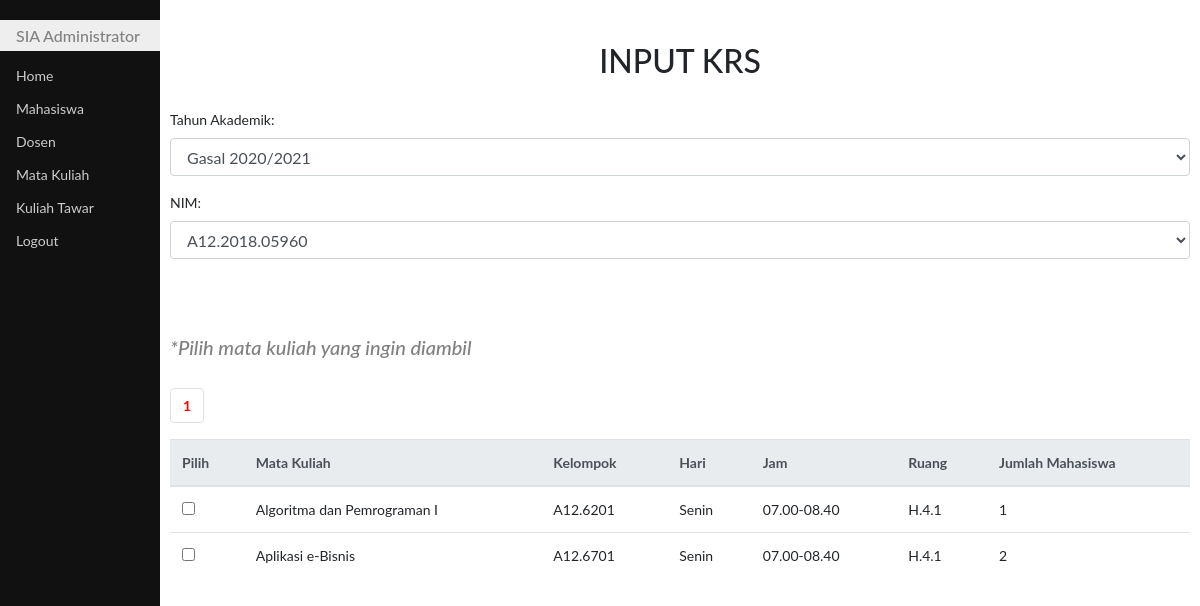
The app's page /addKRS.php with its own data.
### tables this page shows
CREATE TABLE `matkul` (
  `idmatkul` char(10) NOT NULL,
  `namamatkul` varchar(50) DEFAULT NULL,
  `sks` int(2) DEFAULT NULL,
  `jns` char(3) DEFAULT NULL,
  `smt` varchar(10) DEFAULT NULL
);

CREATE TABLE `kultawar` (
  `idkultawar` int(11) NOT NULL,
  `idmatkul` char(10) DEFAULT NULL,
  `npp` char(16) DEFAULT NULL,
  `klp` char(10) DEFAULT NULL,
  `hari` varchar(10) DEFAULT NULL,
  `jamkul` char(13) DEFAULT NULL,
  `ruang` char(6) DEFAULT NULL,
  `status` tinyint(1) NOT NULL
);

### addKRS.php (the view, shortened to what this page needs)
<!DOCTYPE html>
<html>
<head>
	<link rel="stylesheet" type="text/css" href="bootstrap4/css/bootstrap.css">
	<link rel="stylesheet" type="text/css" href="css/styleku.css">
    <link rel="stylesheet" href="https://use.fontawesome.com/releases/v5.7.0/css/all.css">
</head>
<body>
<?php
	require "fungsi.php";
	$jmlDataPerHal = 3;
	if (isset($_POST['cari'])){
		$cari=$_POST['cari'];
    	$sql="select * from matkul as m, dosen as d, kultawar as k where
                         k.idmatkul=m.idmatkul and k.npp = d.npp
                         having
                         namamatkul like'%$cari%' or
                         namadosen like '%$cari%'
                         order by m.namamatkul asc, d.namadosen asc";
	}else{
    	$sql="select * from matkul as m, dosen as d, kultawar as k where
                         k.idmatkul=m.idmatkul and k.npp = d.npp
				         order by m.namamatkul asc, d.namadosen asc";
	}
	$qry = mysqli_query($koneksi,$sql) or die(mysqli_error($koneksi));
	$jmlData = mysqli_num_rows($qry);
	$jmlHal = ceil($jmlData / $jmlDataPerHal);
	if (isset($_GET['hal'])){
		$halAktif=$_GET['hal'];
	}else{
		$halAktif=1;
	}
	$awalData=($jmlDataPerHal * $halAktif)-$jmlDataPerHal;
	$kosong=false;
	if (isset($_POST['cari'])){
		$cari=$_POST['cari'];
		$sql=" select * from matkul as m, dosen as d, kultawar as k where
                           k.idmatkul=m.idmatkul and k.npp = d.npp
                           having
                           namamatkul like'%$cari%' or
                           namadosen like '%$cari%'
                           order by m.namamatkul asc, d.namadosen asc
                           limit $awalData,$jmlDataPerHal";
	}else{
		$sql="select * from matkul as m, dosen as d, kultawar as k where
                          k.idmatkul=m.idmatkul and k.npp = d.npp
                          order by m.namamatkul asc, d.namadosen asc
                          limit $awalData,$jmlDataPerHal";
	}
	$hasil=mysqli_query($koneksi,$sql) or die(mysqli_error($koneksi));
?>
	<div class="utama">
		<br><br>
		<h2 class="text-center">INPUT KRS </h2>
		<br>
		<form id="faddTawar">
			<div class="form-group">
				<label for="thAkdm">Tahun Akademik: </label>
				<select class="form-control" name="thAkdm" id="thAkdm">
					<?php
					$thAkdm=array('Gasal 2020/2021','Genap 2020/2021');
					for($i=0;$i<count($thAkdm);$i++){
						echo "<option value=$thAkdm[$i]>$thAkdm[$i]";
					}
					?>
				</select>
			</div>
			<div class="form-group">
				<label for="nim">NIM:</label>
				<select class="form-control" name="nim" id="nim">
				<?php
				$sql="select nim, nim from mhs order by nim";
				$qry=mysqli_query($koneksi,$sql);
				while($hsl=mysqli_fetch_row($qry)){
					echo "<option value='".$hsl[0]."'>".$hsl[1];
				}
				?>
				</select>
			</div>
			</div>
<div class="utama">
	<i><h5 class="text-left" style="margin-top: 2cm; color: grey">*Pilih mata kuliah yang ingin diambil </h5></i>
	<br>
	<ul class="pagination">
		<?php
		for($i=1;$i<=$jmlHal;$i++){
			if ($i==$halAktif){
				echo "<li class='page-item'><a class='page-link' href=?hal=$i style='font-weight:bold;color:red;'>$i</a></li>";
			}else{
				echo "<li class='page-item'><a class='page-link' href=?hal=$i>$i</a></li>";
			}
		}
		?>
	</ul>
	<table class="table table-hover">
	<thead class="thead-light">
      <tr>
		<th>Pilih</th>
		<th>Mata Kuliah</th>
		<th>Kelompok</th>
		<th>Hari</th>
		<th>Jam</th>
		<th>Ruang</th>
		<th>Jumlah Mahasiswa</th>
	</thead>
	<tbody>
	<?php
		if ($kosong){
	?>
	<tr><th colspan="6">
	<div class="alert alert-info alert-dismissible fade show text-center">
		Data tidak ada
	</div>
	</th></tr>
	<?php
		}else{
			if($awalData==0){
				$no=$awalData+1;
			}else{
				$no=$awalData;
			}
		while($row=mysqli_fetch_assoc($hasil)){
	?>
	<tr>
		<td><input type="checkbox" name="coba"></td>
		<td><?php echo $row["namamatkul"]?></td>
		<td><?php echo $row["klp"]?></td>
		<td><?php echo $row["hari"]?></td>
		<td><?php echo $row["jamkul"]?></td>
		<td><?php echo $row["ruang"]?></td>
		<td><?php echo $no?></td>
	</tr>
	<?php
		$no++;
		}
		}
	?>
	</tbody>
	</table>
</div>
</body>
</html>

### css/styleku.css (style rules this page uses)
body { font-family: "Lato", sans-serif; }
.menusamping { height: 100%; width: 160px; position: fixed; z-index: 1; top: 0; left: 0; background-color: #111; overflow-x: hidden; padding-top: 20px; }
.menusamping a { padding: 6px 8px 6px 16px; text-decoration: none; font-size: 14px; color: #ccc; display: block; }
.menusamping h1 { padding: 6px 8px 6px 16px; text-decoration: none; font-size: 16px; color: #818181; background-color:#eee; display: block; }
.utama { margin-left: 160px; font-size: 14px; padding: 0px 10px; }

### records on screen
matkul: namamatkul "Algoritma dan Pemrograman I", kultawar.klp "A12.6201", kultawar.hari "Senin", kultawar.jamkul "07.00-08.40", kultawar.ruang "H.4.1"
matkul: namamatkul "Aplikasi e-Bisnis", kultawar.klp "A12.6701", kultawar.hari "Senin", kultawar.jamkul "07.00-08.40", kultawar.ruang "H.4.1"

### other values on screen
form field thAkdm "Gasal 2020/2021"
form field nim "A12.2018.05960"
